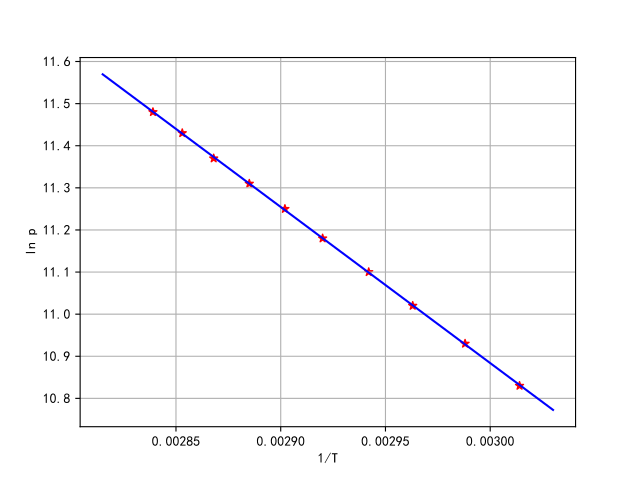

The Python source for this figure:
import numpy as np
from numpy.core.function_base import linspace
import scipy as sp
import matplotlib.pyplot as plt
from scipy.optimize import leastsq

# ln p
y_i = np.array([
    11.48, 11.43, 11.37, 11.31, 11.25,
    11.18, 11.10, 11.02, 10.93, 10.83,
])

# 1/T
x_i = np.array([
    0.002839, 0.002853, 0.002868, 0.002885, 0.002902,
    0.002920, 0.002942, 0.002963, 0.002988, 0.003014,
])

def func(p, x):
    k, b = p
    return k * x + b

def error(p, x, y):
    return func(p, x) - y

p0 = [-3000, 20]
Para = leastsq(error, p0, args=(x_i, y_i))

k, b = Para[0]

print(f"k = {k:10f}\nb = {b:10f}")
print(f"cost：{Para[1]}")
print("求解的拟合直线为:")
print(f"y = {k:.5f} x + {b:.2f}")

x = linspace(0.002815, 0.00303, 20)
y = k * x + b

fig, ax = plt.subplots()
ax.plot(x, y, color='blue')
ax.scatter(x_i, y_i, color='red', marker='*')
ax.set_xlabel('1/T')
ax.set_ylabel('ln p')
ax.grid(True)
plt.show()
